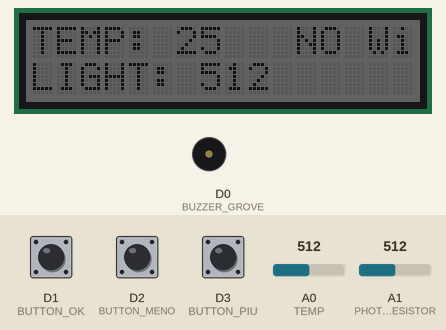
Bench run of a sketch on a simulated Arduino MKR. Parts: 16×2 character LCD, buzzer (waves = sounding, pin HIGH). The inputs (shaded band) are chosen by the test bench; at power-on: A0 (TEMP) = 512, D2 (BUTTON_MENO) LOW, D1 (BUTTON_OK) LOW, D3 (BUTTON_PIU) LOW, A1 (PHOTORESISTOR) = 512. WiFi joins after 1.5 s; servers stay silent unless stated; what the sketch prints to the serial monitor is not drawn.

Above: at 1.2 s.
1.3 s: A0 (TEMP) set to 571
At 1.6 s:
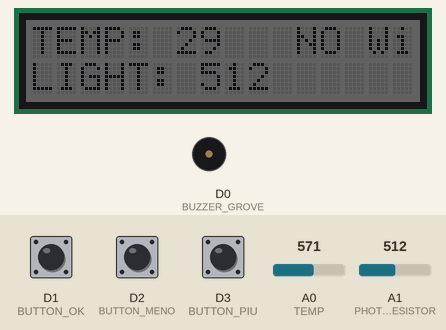
2.8 s: A0 (TEMP) set to 591
At 4.0 s:
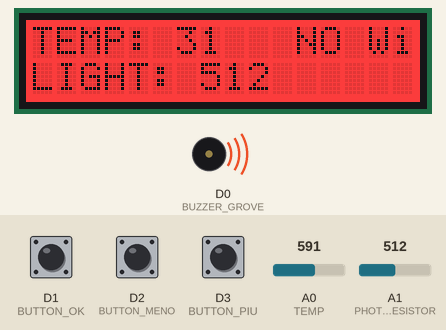
4.3 s: D2 (BUTTON_MENO) pulled HIGH for 1 s
At 5.9 s:
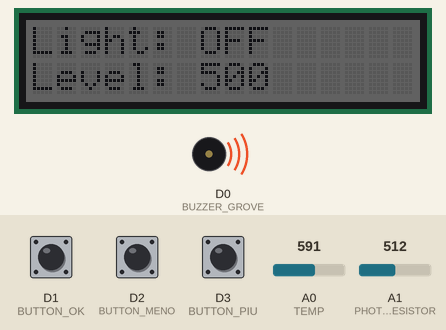
6.9 s: D1 (BUTTON_OK) pulled HIGH for 0.15 s
At 7.7 s:
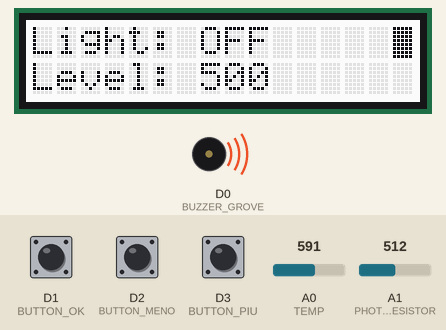
8.6 s: D3 (BUTTON_PIU) pulled HIGH for 3.2 s
At 12.3 s:
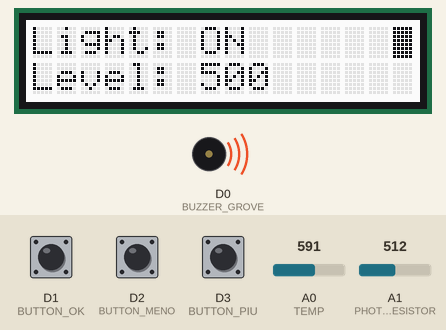
13.3 s: D1 (BUTTON_OK) pulled HIGH for 1 s
At 13.98 s:
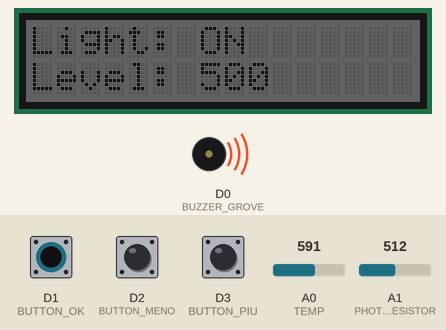
Timing chart, 0 to 16.3 s (numbered marks = the images above; inputs shaded):
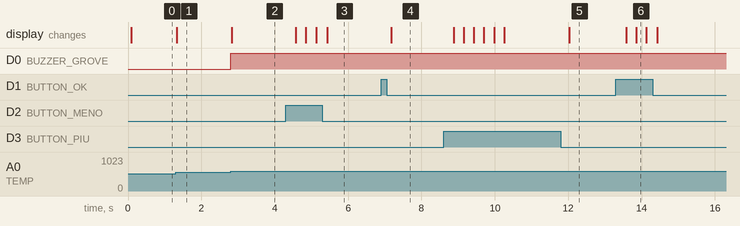

Measured:
- the behaviour switches between 583 and 584 on A0 (TEMP) (found by bisection; images 1 and 2)
- after the input at 1.3 s, the display: changes at once (image 1)
- after the input at 2.8 s, D0 (BUZZER_GROVE): LOW → HIGH at once; the display: changes at once (image 2)
- after the input at 4.3 s, the display: changes after 0.27 s (image 3)
- after the input at 6.9 s, the display: changes after 0.28 s (image 4)
- after the input at 8.6 s, the display: changes after 0.28 s (image 5)
- after the input at 13.3 s, the display: first changes after 0.28 s (image 6 shows a later state)

The sketch:

MKR1000.ino
```cpp
// (licence header left out)
#include "macros_room_manager.h"
#include "rgb_lcd_controller_room_manager.h"
#include "navigation_controller_room_manager.h"

#include <SPI.h>
#include <WiFi101.h>
#include <WiFiUdp.h>

#include "secrets.h"

// WiFi cfg
char ssid[] = SECRET_SSID;   // your network SSID (name)
char pass[] = SECRET_PASS;   // your network password
#ifdef IP
IPAddress ip(IP);
IPAddress subnet(SUBNET);
IPAddress dns(DNS);
IPAddress gateway(GATEWAY);
#endif
WiFiClient client;

// NTP cfg
const char* ntpServerName = "time.nist.gov";   // it.pool.ntp.org";   // NTP server name
const int NTP_PACKET_SIZE = 48;                // NTP time stamp is in the first 48 bytes of the message
byte packetBuffer[NTP_PACKET_SIZE];            // buffer to hold I/O NTP packets
IPAddress timeServerIP;                        // dynamically resolved IP of the NTP server
WiFiUDP udp;                                   // UDP instance to send and receive packets
unsigned int localPort = 2390;

int screen = 0;
boolean navigationMode = true;

int lightStatus = STATUS_OFF;
int lightConfig = CONFIG_OFF;
int lightActivationThreshold = 500;

int tempStatus = STATUS_OFF;
int tempConfig = CONFIG_OFF;
int tempActivationThreshold = 28;

int displayRow = 0;
int last_light=0;
int last_temperature=0;
boolean too_hot_alarm=false;
boolean too_cold_alarm=false;
long time;

void setup()
{
  time=millis();
  udp.begin(localPort);

  // set buzzer pin as output
  pinMode(BUZZER_GROVE, OUTPUT);

  // turn buzzer off
  digitalWrite(BUZZER_GROVE, LOW);

   // set Light sensor pin as input
  pinMode(PHOTORESISTOR, INPUT);

  // set pin as input
  pinMode(TEMP, INPUT);

  // set BUTTON pin as input
  pinMode(BUTTON_PIU, INPUT);

  // set BUTTON pin as input
  pinMode(BUTTON_MENO, INPUT);

  // set BUTTON pin as input
  pinMode(BUTTON_OK, INPUT);

  // set up the LCD
  setupLcd();

  Serial.begin(115200);
  Serial.println(F("\n\nSetup completed.\n\n"));

}

void loop()
{


  // connect to WiFi (if not already connected)
  if (millis()-time >10000 && WiFi.status() != WL_CONNECTED) {
    time=millis();
    Serial.print("ATTEMPTIONNNNNNN");

#ifdef IP
    WiFi.config(ip, dns, gateway, subnet);   // by default network is configured using DHCP
#endif
    WiFi.begin(ssid, pass);
  }


  int pressedButton = getPressedButton();

  if (navigationMode){
    navigate(pressedButton);
  }
  else{
    switch (screen)
    {

      case 1:
        {
          switch (pressedButton)
          {
            case MENO:
              {
                if (displayRow == 0){
                  tempConfig = (NUMBER_OF_CONFIGS + tempConfig - 1) % NUMBER_OF_CONFIGS;
                } else{
                  if (tempActivationThreshold>0){
                    tempActivationThreshold-=1;
                  }
                }
                break;
              }
            case PIU:
              {
                if (displayRow == 0) {
                  tempConfig = (tempConfig + 1) % NUMBER_OF_CONFIGS;
                } else {
                  if (tempActivationThreshold<40){
                    tempActivationThreshold+=1;
                  }
                }
                break;
              }
            case OK:
              {
                displayRow = (displayRow + 1) % 2;

                if (displayRow == 0){
                  navigationMode = true;
                }
                break;
              }
          }
          break;
        }

      case 2:
        {
          switch (pressedButton)
          {
            case MENO:
              {
                if (displayRow == 0){
                  lightConfig = (NUMBER_OF_CONFIGS + lightConfig - 1) % NUMBER_OF_CONFIGS;
                } else{
                  if (lightActivationThreshold>0){
                    lightActivationThreshold-=10;
                  }
                }
                break;
              }
            case PIU:
              {
                if (displayRow == 0){
                  lightConfig = (lightConfig + 1) % NUMBER_OF_CONFIGS;
                } else{
                  if (lightActivationThreshold<1000){
                    lightActivationThreshold+=10;
                  }
                }
                break;
              }
            case OK:
              {
                displayRow = (displayRow + 1) % 2;

                if (displayRow == 0)
                  navigationMode = true;

                break;
              }
          }
          break;
        }
    }
  }


  //controllo se i valori sono cambiati
  if (pressedButton != NO_OP  || (int)last_temperature != (int)getTemperature() || (int)getLight()+110 < (int)last_light || (int)getLight()-110 > (int)last_light){

    updateScreen();
    last_temperature=(int)getTemperature();
    last_light=(int)getLight();

  }

}

int getPressedButton()
{

  byte val_MENO = digitalRead(BUTTON_MENO); // read the button state
  byte val_PIU = digitalRead(BUTTON_PIU); // read the button state
  byte val_OK = digitalRead(BUTTON_OK); // read the button state

  if (val_MENO == HIGH){
    Serial.print("Bottone premuto1");
    delay(250);
    return MENO;
  }
  else if (val_PIU == HIGH){
    Serial.print("Bottone premuto2");
    delay(250);
    return PIU;
  }
  else if (val_OK == HIGH){
    Serial.print("Bottone premuto3");
    delay(250);
    return OK;
  }
  else{
    return NO_OP;
  }
}

void navigate(int pressedButton)
{
  switch (pressedButton){
    case MENO:{
        screen = (NUMBER_OF_SCREENS + screen - 1) % NUMBER_OF_SCREENS;
        break;
      }
    case PIU:{
        screen = (screen + 1) % NUMBER_OF_SCREENS;
        break;
      }
    case OK:{
        if (screen != 0)
          navigationMode = false;
        break;
      }
  }
}

int getTemperature(){
  int a = analogRead(TEMP);

  float R = 1023.0 / ((float)a) - 1.0;
  R = R0 * R;
  float temperature = 1.0 / (log(R / 100000.0) / B + 1 / 298.15);
  temperature = temperature - 273.15;   // kelvin to celsius
  return (int)temperature;
}

int getLight(){
  return analogRead(PHOTORESISTOR);
}

void updateScreen()
{
  setNavigationMode(navigationMode);
  switch (screen){
    case 0:{

        boolean wifi = WiFi.status() == WL_CONNECTED;
        int temp = getTemperature();
        int light = getLight();

        if(temp>30){
          //too hot

          setTooHotAlarm(true);
          digitalWrite(BUZZER_GROVE, HIGH);

        } else if(temp<25){
          //too cold

          setTooColdAlarm(true);

        } else {

          setTooHotAlarm(false);
          setTooColdAlarm(false);
          digitalWrite(BUZZER_GROVE, LOW);

        }

        updateInfoScreenRows(temp, light, wifi);

        break;
      }
    case 1:{

        updateTempScreenRows(tempStatus, tempConfig, tempActivationThreshold);
        updateScreenCursor(!navigationMode, displayRow);

        break;
      }
    case 2:{

        updateLightScreenRows(lightStatus, lightConfig, lightActivationThreshold);
        updateScreenCursor(!navigationMode, displayRow);

        break;
      }
  }
}
```

macros_room_manager.h
```cpp
#ifndef MACROS_ROOM_MANAGER

#define MACROS_ROOM_MANAGER
#include <Arduino.h>

#define BUTTON_PIU 3  // D3, digital pin used to read the button state
#define BUTTON_MENO 2 // D2, digital pin used to read the button state
#define BUTTON_OK 1 // D1, digital pin used to read the button state
#define BUZZER_GROVE 0  // D0, digital pin used to drive the buzzer
#define TEMP A0 // A0, analog pin used to read the temperature
#define PHOTORESISTOR A1 // A1, analog pin used to read the light
#define LED 4 // D4, digital pin used for the led

#define PIU 3 // Action when button piu is pressed
#define MENO 2 // Action when button meno is pressed
#define OK 1 // Action when button ok is pressed
#define NO_OP 0 // Action when no button is pressed
#define NUMBER_OF_SCREENS 3
#define B 4275  // B-constant of the thermistor
#define R0 100000 // R0 = 100KOhm

#define STATUS_OFF 0
#define STATUS_ON 1
#define STATUS_NEUTRAL 2

#define CONFIG_OFF 0
#define CONFIG_ON 1
#define CONFIG_AUTO 2
#define NUMBER_OF_CONFIGS 3

#endif
```

navigation_controller_room_manager.cpp
```cpp
#include "navigation_controller_room_manager.h"
```

navigation_controller_room_manager.h
```cpp
#ifndef CONTROLLER_ROOM_MANAGER

#define CONTROLLER_ROOM_MANAGER
#include <Arduino.h>
#include "macros_room_manager.h"


#endif
```

secrets.h
```cpp
// Use this file to store all of the private credentials and connection details

// WiFi configuration
#define SECRET_SSID "iPhone"                  // SSID
#define SECRET_PASS "stella123"              // WiFi password

// ONLY if static configuration is needed
/*
#define IP {192, 168, 1, 100}                    // IP address
#define SUBNET {255, 255, 255, 0}                // Subnet mask
#define DNS {149, 132, 2, 3}                     // DNS
#define GATEWAY {149, 132, 182, 1}               // Gateway
*/
```

rgb_lcd_controller_room_manager.cpp
```cpp
#include "rgb_lcd_controller_room_manager.h"
#include "rgb_lcd.h"
rgb_lcd lcd;

void setupLcd() {
  lcd.begin(16, 2); // 16 cols, 2 rows
  lcd.setRGB(255, 255, 255);
}

void setNavigationMode(int active) {
  if (active) {
    lcd.setRGB(50,50,50);
  } else {
    lcd.setRGB(255,255,255);
  }
}

void setTooHotAlarm(boolean active) {
  if (!active){
     lcd.setRGB(50, 50, 50);
  } else {
     lcd.setRGB(255, 0, 0);
  }
}

void setTooColdAlarm(boolean active) {
  if (!active){
     lcd.setRGB(50, 50, 50);
  } else {
     lcd.setRGB(0, 0, 255);
  }
}


void updateInfoScreenRows(int temp, int light, int wifi) {

      lcd.clear();  // clear text
      lcd.print("TEMP: "); // show temp
      lcd.print(temp);
      lcd.setCursor(0, 1);
      lcd.print("LIGHT: "); // show light
      lcd.print(light);


      if(wifi){
        lcd.setCursor(10, 0);
          lcd.print(" Wi-Fi");
      }else{
        lcd.setCursor(10, 0);
          lcd.print(" NO Wi-Fi");
      }
}

void updateTempScreenRows(int tempStatus, int tempConfig, int tempActivationThreshold) {
  char tempScreenRows[2][16] = {"Temp: ", ""};

  if (tempConfig == CONFIG_AUTO) {
    strcat(tempScreenRows[0], tempStatus == STATUS_ON ? "AUTO +" : tempStatus == STATUS_OFF ? "AUTO -" : "AUTO x");
  } else {
    strcat(tempScreenRows[0], tempConfig == CONFIG_ON ? "ON" : "OFF");
  }

  sprintf(tempScreenRows[1], "Level: %d", tempActivationThreshold);

  updateScreenRowsText(tempScreenRows);
}

void updateLightScreenRows(int lightStatus, int lightConfig, int lightActivationThreshold) {
  char lightScreenRows[2][16] = {"Light: ", ""};

  if (lightConfig == CONFIG_AUTO) {
    strcat(lightScreenRows[0], lightStatus == STATUS_ON ? "AUTO ON" : "AUTO OFF");
  } else {
    strcat(lightScreenRows[0], lightConfig == CONFIG_ON ? "ON" : "OFF");
  }

  sprintf(lightScreenRows[1], "Level: %d", lightActivationThreshold);

  updateScreenRowsText(lightScreenRows);
}

void updateScreenCursor(int active, int displayRow) {
  if (active) {
    lcd.setCursor(15, displayRow);
    lcd.blink();
  } else {
    lcd.noBlink();
  }
}

void updateScreenRowsText(char screenRows[2][16]) {
  lcd.clear();  // clear text

  lcd.setCursor(0,0);
  lcd.print(screenRows[0]); // show first row

  lcd.setCursor(0,1);
  lcd.print(screenRows[1]); // show second row
}
```

rgb_lcd_controller_room_manager.h
```cpp
#ifndef RGB_LCD_ROOM_MANAGER

#define RGB_LCD_ROOM_MANAGER
#include <Arduino.h>
#include "macros_room_manager.h"

void setupLcd();

void setNavigationMode(int active);

void setTooHotAlarm(boolean active);

void setTooColdAlarm(boolean active);

void updateInfoScreenRows(int temp, int light, int wifi);

void updateTempScreenRows(int tempStatus, int tempConfig, int tempActivationThreshold);

void updateLightScreenRows(int lightStatus, int lightConfig, int lightActivationThreshold);

void updateScreenCursor(int active, int displayRow);

void updateScreenRowsText(char screenRows[2][16]);

#endif
```
